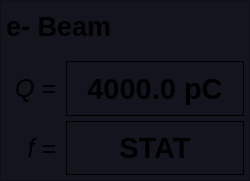
   <widget class="QFrame" name="frame_beam_status_3">
    <property name="geometry">
     <rect>
      <x>15</x>
      <y>190</y>
      <width>250</width>
      <height>181</height>
     </rect>
    </property>
    <property name="styleSheet">
     <string notr="true">background-color: rgb(20,20,30);</string>
    </property>
    <property name="frameShape">
     <enum>QFrame::StyledPanel</enum>
    </property>
    <property name="frameShadow">
     <enum>QFrame::Raised</enum>
    </property>
    <layout class="QGridLayout" name="gridLayout_14">
     <property name="leftMargin">
      <number>5</number>
     </property>
     <property name="topMargin">
      <number>10</number>
     </property>
     <property name="rightMargin">
      <number>5</number>
     </property>
     <property name="bottomMargin">
      <number>5</number>
     </property>
     <property name="horizontalSpacing">
      <number>10</number>
     </property>
     <property name="verticalSpacing">
      <number>5</number>
     </property>
     <item row="3" column="1">
      <widget class="PyDMLabel" name="pwr_gun_61">
       <property name="font">
        <font>
         <pointsize>22</pointsize>
         <weight>75</weight>
         <bold>true</bold>
        </font>
       </property>
       <property name="toolTip">
        <string/>
       </property>
       <property name="styleSheet">
        <string notr="true">PyDMLabel {
  border-radius: 2px;
}
PyDMLabel[alarmSensitiveBorder=&quot;true&quot;][alarmSeverity=&quot;0&quot;] {
  background-color: rgb(0,0,10);
  color: rgb(104,160,255);
}


PyDMLabel[alarmSensitiveBorder=&quot;true&quot;][alarmSeverity=&quot;1&quot;] {
  background-color: rgb(0,0,10);
  color: rgb(255,255,0);
}

PyDMLabel[alarmSensitiveBorder=&quot;true&quot;][alarmSeverity=&quot;2&quot;] {
  background-color: rgb(255,0,0);
  color: rgb(255,255,255);
}

PyDMLabel[alarmSensitiveBorder=&quot;true&quot;][alarmSeverity=&quot;3&quot;] {
  background-color: rgb(192,0,255);
  color: rgb(255,255,0);
}

PyDMLabel[alarmSensitiveBorder=&quot;true&quot;][alarmSeverity=&quot;4&quot;] {
  color: rgb(218,218,218);
  background-color: rgb(25,25,25);
}

</string>
       </property>
       <property name="frameShape">
        <enum>QFrame::Box</enum>
       </property>
       <property name="frameShadow">
        <enum>QFrame::Plain</enum>
       </property>
       <property name="text">
        <string>STAT</string>
       </property>
       <property name="alignment">
        <set>Qt::AlignCenter</set>
       </property>
       <property name="precision" stdset="0">
        <number>1</number>
       </property>
       <property name="showUnits" stdset="0">
        <bool>true</bool>
       </property>
       <property name="precisionFromPV" stdset="0">
        <bool>false</bool>
       </property>
       <property name="alarmSensitiveContent" stdset="0">
        <bool>false</bool>
       </property>
       <property name="alarmSensitiveBorder" stdset="0">
        <bool>true</bool>
       </property>
       <property name="PyDMToolTip" stdset="0">
        <string/>
       </property>
       <property name="channel" stdset="0">
        <string>EVNT:SYS1:1:BEAMRATE</string>
       </property>
       <property name="enableRichText" stdset="0">
        <bool>false</bool>
       </property>
      </widget>
     </item>
     <item row="3" column="0">
      <widget class="QLabel" name="label_144">
       <property name="maximumSize">
        <size>
         <width>50</width>
         <height>16777215</height>
        </size>
       </property>
       <property name="font">
        <font>
         <pointsize>19</pointsize>
         <weight>50</weight>
         <italic>true</italic>
         <bold>false</bold>
        </font>
       </property>
       <property name="text">
        <string>f =</string>
       </property>
       <property name="alignment">
        <set>Qt::AlignRight|Qt::AlignTrailing|Qt::AlignVCenter</set>
       </property>
      </widget>
     </item>
     <item row="2" column="0">
      <widget class="QLabel" name="label_134">
       <property name="maximumSize">
        <size>
         <width>50</width>
         <height>16777215</height>
        </size>
       </property>
       <property name="font">
        <font>
         <pointsize>19</pointsize>
         <weight>50</weight>
         <italic>true</italic>
         <bold>false</bold>
        </font>
       </property>
       <property name="text">
        <string>Q =</string>
       </property>
       <property name="alignment">
        <set>Qt::AlignRight|Qt::AlignTrailing|Qt::AlignVCenter</set>
       </property>
      </widget>
     </item>
     <item row="2" column="1">
      <widget class="PyDMLabel" name="pwr_gun_20">
       <property name="font">
        <font>
         <pointsize>22</pointsize>
         <weight>75</weight>
         <bold>true</bold>
        </font>
       </property>
       <property name="toolTip">
        <string/>
       </property>
       <property name="styleSheet">
        <string notr="true">PyDMLabel {
  border-radius: 2px;
}
PyDMLabel[alarmSensitiveBorder=&quot;true&quot;][alarmSeverity=&quot;0&quot;] {
  background-color: rgb(0,0,10);
  color: rgb(104,160,255);
}


PyDMLabel[alarmSensitiveBorder=&quot;true&quot;][alarmSeverity=&quot;1&quot;] {
  background-color: rgb(0,0,10);
  color: rgb(255,255,0);
}

PyDMLabel[alarmSensitiveBorder=&quot;true&quot;][alarmSeverity=&quot;2&quot;] {
  background-color: rgb(255,0,0);
  color: rgb(255,255,255);
}

PyDMLabel[alarmSensitiveBorder=&quot;true&quot;][alarmSeverity=&quot;3&quot;] {
  background-color: rgb(192,0,255);
  color: rgb(255,255,0);
}

PyDMLabel[alarmSensitiveBorder=&quot;true&quot;][alarmSeverity=&quot;4&quot;] {
  color: rgb(218,218,218);
  background-color: rgb(25,25,25);
}

</string>
       </property>
       <property name="frameShape">
        <enum>QFrame::Box</enum>
       </property>
       <property name="frameShadow">
        <enum>QFrame::Plain</enum>
       </property>
       <property name="text">
        <string>4000.0 pC</string>
       </property>
       <property name="alignment">
        <set>Qt::AlignCenter</set>
       </property>
       <property name="showUnits" stdset="0">
        <bool>true</bool>
       </property>
       <property name="precisionFromPV" stdset="0">
        <bool>false</bool>
       </property>
       <property name="alarmSensitiveBorder" stdset="0">
        <bool>true</bool>
       </property>
       <property name="PyDMToolTip" stdset="0">
        <string/>
       </property>
       <property name="channel" stdset="0">
        <string>SIOC:SYS1:ML03:AO518</string>
       </property>
       <property name="enableRichText" stdset="0">
        <bool>false</bool>
       </property>
      </widget>
     </item>
     <item row="1" column="0" colspan="2">
      <widget class="PyDMDrawingLine" name="PyDMDrawingLine_41">
       <property name="minimumSize">
        <size>
         <width>0</width>
         <height>10</height>
        </size>
       </property>
       <property name="maximumSize">
        <size>
         <width>16777215</width>
         <height>10</height>
        </size>
       </property>
       <property name="toolTip">
        <string/>
       </property>
       <property name="brush" stdset="0">
        <brush brushstyle="SolidPattern">
         <color alpha="255">
          <red>200</red>
          <green>200</green>
          <blue>200</blue>
         </color>
        </brush>
       </property>
       <property name="penColor" stdset="0">
        <color>
         <red>80</red>
         <green>80</green>
         <blue>80</blue>
        </color>
       </property>
       <property name="penWidth" stdset="0">
        <double>1.000000000000000</double>
       </property>
      </widget>
     </item>
     <item row="0" column="0" colspan="2">
      <widget class="QLabel" name="label_67">
       <property name="maximumSize">
        <size>
         <width>16777215</width>
         <height>30</height>
        </size>
       </property>
       <property name="font">
        <font>
         <pointsize>20</pointsize>
         <weight>75</weight>
         <bold>true</bold>
        </font>
       </property>
       <property name="text">
        <string>e- Beam</string>
       </property>
       <property name="alignment">
        <set>Qt::AlignLeading|Qt::AlignLeft|Qt::AlignVCenter</set>
       </property>
      </widget>
     </item>
    </layout>
   </widget>
